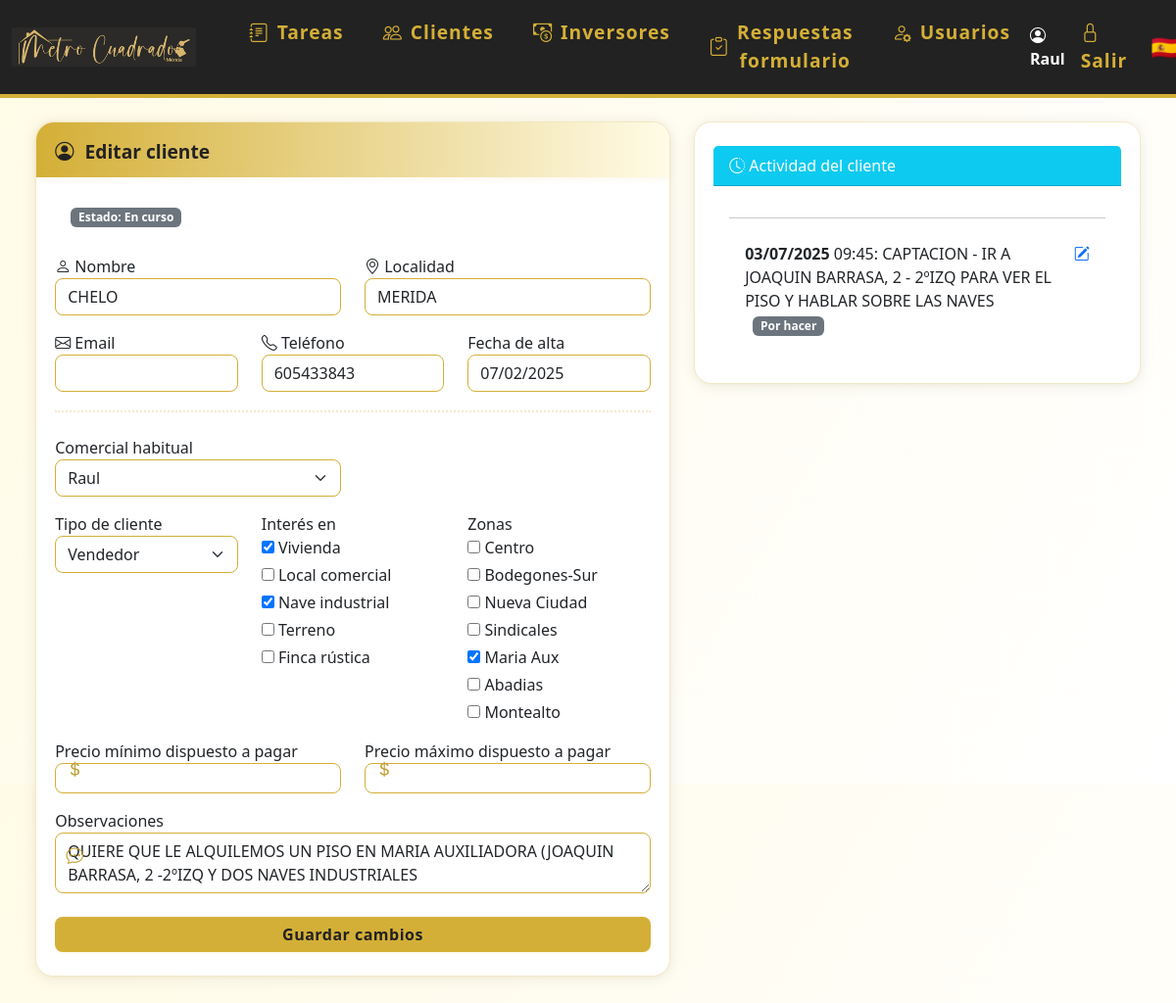
Page /editar_cliente/9 (signed in) on the earlier database version.
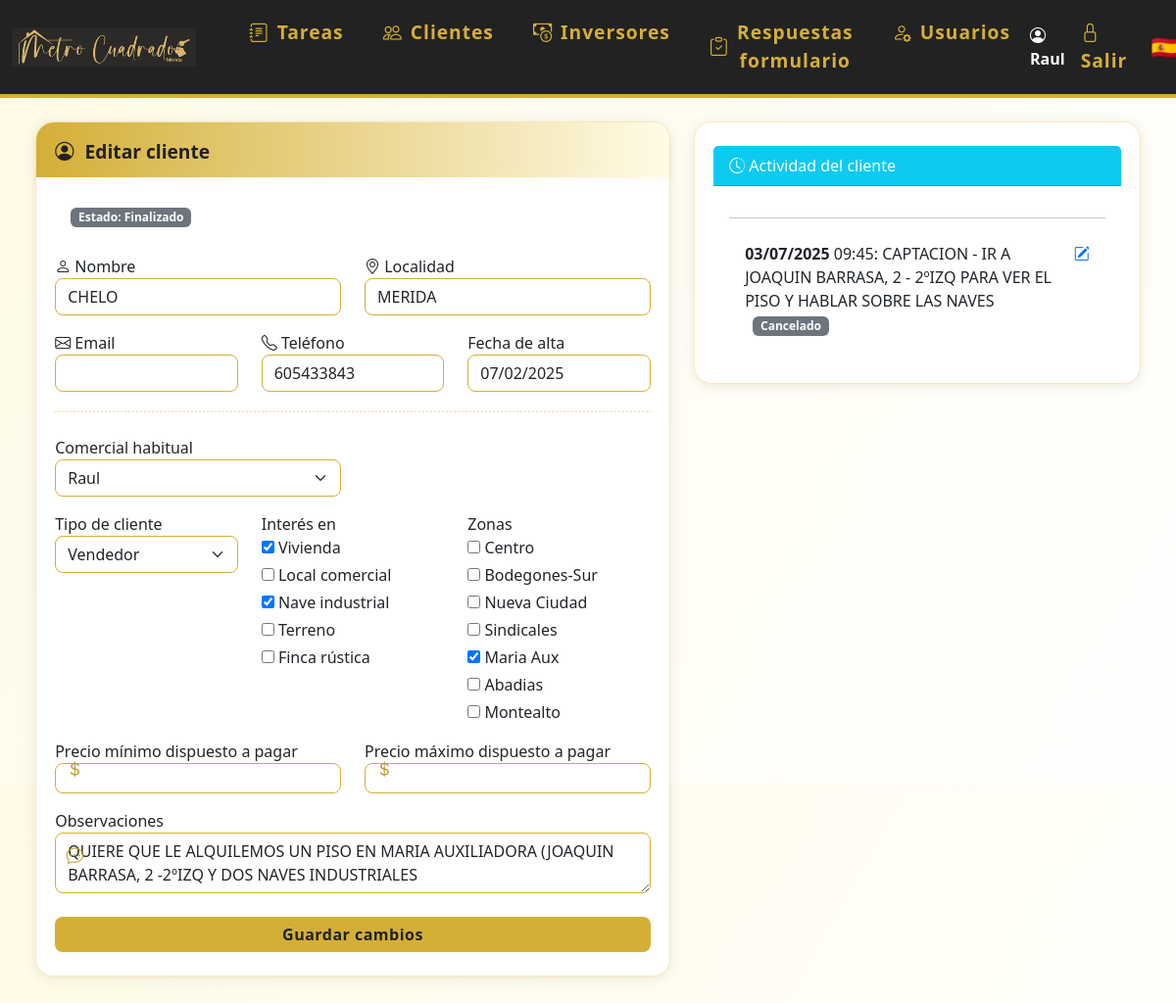
Same page on the later database version.
### models.py (models this page shows)
class Usuario(UserMixin, db.Model):
    id = db.Column(db.Integer, primary_key=True)
    nombre = db.Column(db.String(80), unique=True, nullable=False)
    password = db.Column(db.String(200), nullable=False)
    es_admin = db.Column(db.Boolean, default=False)
    color = db.Column(db.String(7), nullable=True, default='#3788d8') # Color en formato hex, e.g., #RRGGBB
    email = db.Column(db.String(120), unique=True, nullable=True)
    telefono = db.Column(db.String(20), unique=True, nullable=True)
    activo = db.Column(db.Boolean, default=True)  # Nuevo campo para desactivar usuario
    eventos = db.relationship('Evento', backref='usuario', lazy=True)
    tareas = db.relationship('Tarea', back_populates='usuario')

class Cliente(db.Model):
    id = db.Column(db.Integer, primary_key=True)
    nombre = db.Column(db.String(120), nullable=False)
    email = db.Column(db.String(120), unique=True, nullable=True)
    telefono = db.Column(db.String(20), unique=True)
    estado = db.Column(db.String(20), nullable=False, default='en_curso') # en_curso, ha_comprado, cancelado
    localidad = db.Column(db.String(120), nullable=True)
    observaciones = db.Column(db.Text, nullable=True)
    tipo_cliente = db.Column(db.String(50), nullable=True)
    interes = db.Column(db.Text, nullable=True)
    zonas = db.Column(db.Text, nullable=True)
    precio_min = db.Column(db.Integer, nullable=True)
    precio_max = db.Column(db.Integer, nullable=True)
    encuesta_enviada = db.Column(db.Boolean, default=False)
    comercial_id = db.Column(db.Integer, db.ForeignKey('usuario.id'), nullable=True)
    fecha_creacion = db.Column(db.DateTime, default=datetime.utcnow)
    activo = db.Column(db.Boolean, default=True)  # Nuevo campo para desactivar cliente
    eventos = db.relationship('Evento', backref='cliente', lazy=True)
    tareas = db.relationship('Tarea', back_populates='cliente')
    visto_por = db.Column(db.Integer, db.ForeignKey('cliente.id'), nullable=True)

class Tarea(db.Model):
    id = db.Column(db.Integer, primary_key=True)
    usuario_id = db.Column(db.Integer, db.ForeignKey('usuario.id'))
    cliente_id = db.Column(db.Integer, db.ForeignKey('cliente.id'))
    fecha = db.Column(db.Date, nullable=False)
    hora = db.Column(db.Time, nullable=True)
    comentario = db.Column(db.Text)
    resolucion = db.Column(db.Text)
    estado = db.Column(db.String(20), nullable=False, default='por_hacer')  # por_hacer, ha_comprado, ha_alquilado, cancelado
    cliente = db.relationship('Cliente', back_populates='tareas')
    usuario = db.relationship('Usuario', back_populates='tareas')

### app.py (the view, shortened to what this page needs)
@app.route('/editar_cliente/<int:cliente_id>', methods=['GET', 'POST'])
@login_required
def editar_cliente(cliente_id):
    cliente = Cliente.query.get_or_404(cliente_id)
    form = CrearClienteForm(obj=cliente)
    form.comercial_id.choices = [(0, 'Sin comercial')] + [(u.id, u.nombre) for u in Usuario.query.all()]
    if request.method == 'GET':
        form.comercial_id.data = cliente.comercial_id or 0
        form.interes.data = cliente.interes.split(',') if cliente.interes else []
        form.zonas.data = cliente.zonas.split(',') if cliente.zonas else []
    tareas_cliente = cliente.tareas if hasattr(cliente, 'tareas') else []
    return render_template('editar_cliente.html', form=form, cliente=cliente, tareas_cliente=tareas_cliente)

### app.py (called while the page is built)
@login_manager.user_loader
def load_user(user_id):
    return Usuario.query.get(int(user_id))

### templates/editar_cliente.html (shortened to what this page needs)
{% extends 'base.html' %}
{% block content %}
<div class="container" style="max-width:1200px;">
  <div class="row">
    <div class="col-md-7">
      <div class="card mb-3">
        <div class="card-header-gradient">
          <span class="icon"><i class="bi bi-person-circle"></i></span> Editar cliente
        </div>
        <div class="mb-2" style="padding: 0.5rem 1rem 0 1rem;">
          <span class="badge bg-secondary">Estado: {{ cliente.estado.replace('_', ' ').capitalize() }}</span>
        </div>
        <form method="POST" style="padding:1.2rem 0 0 0;">
            <div class="row mb-3">
              <div class="col-6">
                <span class="icon"><i class="bi bi-person"></i></span>
                <label for="nombre">{{ form.nombre.label.text }}</label>
                {{ form.nombre(class_='form-control' + (' is-invalid' if form.nombre.errors else ''), autocomplete='name', id='nombre') }}
              </div>
              <div class="col-6">
                <span class="icon"><i class="bi bi-geo-alt"></i></span>
                <label for="localidad">{{ form.localidad.label.text }}</label>
                {{ form.localidad(class_='form-control' + (' is-invalid' if form.localidad.errors else ''), autocomplete='address-level2', id='localidad') }}
              </div>
            </div>
            <div class="row mb-3">
              <div class="col-4">
                <span class="icon"><i class="bi bi-envelope"></i></span>
                <label for="email">{{ form.email.label.text }}</label>
                {{ form.email(class_='form-control' + (' is-invalid' if form.email.errors else ''), autocomplete='email', id='email') }}
              </div>
              <div class="col-4">
                <span class="icon"><i class="bi bi-telephone"></i></span>
                <label for="telefono">{{ form.telefono.label.text }}</label>
                {{ form.telefono(class_='form-control' + (' is-invalid' if form.telefono.errors else ''), autocomplete='tel', id='telefono') }}
              </div>
              <div class="col-4">
                <label for="fecha_creacion">{{ form.fecha_creacion.label.text }}</label>
                {{ form.fecha_creacion(class_='form-control', readonly=true, autocomplete='off', id='fecha_creacion') }}
              </div>
            </div>
            <hr class="decor-sep">
            <div class="row mb-3">
              <div class="col-6">
                {{ form.comercial_id.label }}
                {{ form.comercial_id(class_='form-select') }}
              </div>
            </div>
            <div class="row mb-3">
              <div class="col-md-4">
                {{ form.tipo_cliente.label }}
                {{ form.tipo_cliente(class_='form-select') }}
              </div>
              <div class="col-md-4">
                {{ form.interes.label }}<br>
                <div style="display:flex;flex-direction:column;gap:4px;">
                  {% for subfield in form.interes %}
                    <label style="font-weight:normal;">
                      {{ subfield() }} {{ subfield.label.text }}
                    </label>
                  {% endfor %}
                </div>
              </div>
              <div class="col-md-4">
                {{ form.zonas.label }}<br>
                <div style="display:flex;flex-direction:column;gap:4px;">
                  {% for subfield in form.zonas %}
                    <label style="font-weight:normal;">
                      {{ subfield() }} {{ subfield.label.text }}
                    </label>
                  {% endfor %}
                </div>
              </div>
            </div>
            <div class="row mb-3">
              <div class="col-6">
                <div class="input-icon">
                  <span class="icon"></span>
                  {{ form.precio_min.label }}
                  {{ form.precio_min(class_='form-control form-control-sm', step='1', value=form.precio_min.data if form.precio_min.data is not none else '') }}
                </div>
              </div>
              <div class="col-6">
                <div class="input-icon">
                  <span class="icon"></span>
                  {{ form.precio_max.label }}
                  {{ form.precio_max(class_='form-control form-control-sm', step='1', value=form.precio_max.data if form.precio_max.data is not none else '') }}
                </div>
              </div>
            </div>
            <div class="input-icon mb-3">
                <span class="icon"></span>
                {{ form.observaciones.label }}
                {{ form.observaciones(class_='form-control') }}
            </div>
            <button type="submit" class="btn btn-success w-100 mt-2">Guardar cambios</button>
        </form>
      </div>
    </div>
    <div class="col-md-5">
      <div class="card">
        <div class="card-header bg-info text-white">
          <i class="bi bi-clock-history"></i> Actividad del cliente
        </div>
        <div class="card-body" style="max-height:250px;overflow:auto;">
          <hr>
          {% if tareas_cliente and tareas_cliente|length > 0 %}
            <ul class="list-group list-group-flush">
              {% for tarea in tareas_cliente %}
                <li class="list-group-item d-flex justify-content-between align-items-start">
                  <div>
                    <strong>{{ tarea.fecha.strftime('%d/%m/%Y') }}</strong>
                    {% if tarea.hora %} {{ tarea.hora.strftime('%H:%M') }}{% endif %}:
                    {{ tarea.comentario }}
                    <span class="badge bg-secondary ms-2">{{ tarea.estado.replace('_', ' ').capitalize() }}</span>
                  </div>
                  <a href="{{ url_for('editar_tarea', tarea_id=tarea.id) }}" class="ms-2" title="Editar tarea"><i class="bi bi-pencil-square"></i></a>
                </li>
              {% endfor %}
            </ul>
          {% else %}
            <div class="text-muted">No hay tareas registradas para este cliente.</div>
          {% endif %}
        </div>
      </div>
    </div>
  </div>
</div>
{% endblock %}

### templates/base.html (shortened to what this page needs)
<!DOCTYPE html>
<html lang="es">
<head>
    <link rel="stylesheet" href="https://cdn.jsdelivr.net/npm/bootstrap@5.3.0/dist/css/bootstrap.min.css">
    <link rel="stylesheet" href="{{ url_for('static', filename='estilos.css') }}">
    <link rel="stylesheet" href="https://cdn.jsdelivr.net/npm/bootstrap-icons@1.10.5/font/bootstrap-icons.css">
</head>
<body class="d-flex flex-column vh-100">
{% if request.path != '/login' %}
<nav class="navbar navbar-expand-lg mb-4">
  <div class="container-fluid">
    <a class="navbar-brand d-flex align-items-center" href="/">
      <img src="{{ url_for('static', filename='logoraul.png') }}" alt="Logo" style="height:70px;margin-right:18px;">
    </a>
    <div class="collapse navbar-collapse" id="navbarNav">
      <ul class="navbar-nav me-auto mb-2 mb-lg-0">
        <li class="nav-item mx-1">
          <a class="nav-link btn btn-outline-success rounded-pill px-3 d-flex align-items-center gap-2" href="/">
            <i class="bi bi-journal-text"></i> Tareas
          </a>
        </li>
        <li class="nav-item mx-1">
          <a class="nav-link btn btn-outline-primary rounded-pill px-3 d-flex align-items-center gap-2" href="/clientes">
            <i class="bi bi-people"></i> Clientes
          </a>
        </li>
        <li class="nav-item mx-1">
          <a class="nav-link btn btn-outline-danger rounded-pill px-3 d-flex align-items-center gap-2" href="/inversores">
            <i class="bi bi-cash-coin"></i> Inversores
          </a>
        </li>
        {% if current_user.is_authenticated %}
        <li class="nav-item mx-1">
          <a class="nav-link btn btn-outline-secondary rounded-pill px-3 d-flex align-items-center gap-2" href="/respuestas_formulario">
            <i class="bi bi-clipboard-check"></i> Respuestas formulario
          </a>
        </li>
        {% endif %}
        {% if current_user.is_authenticated and current_user.es_admin %}
        <li class="nav-item mx-1">
          <a class="nav-link btn btn-outline-dark rounded-pill px-3 d-flex align-items-center gap-2" href="/usuarios">
            <i class="bi bi-person-gear"></i> Usuarios
          </a>
        </li>
        {% endif %}
      </ul>
      <ul class="navbar-nav align-items-center">
        {% if current_user.is_authenticated %}
        <li class="nav-item me-2">
          <span class="navbar-text fw-bold text-white"><i class="bi bi-person-circle"></i> {{ current_user.nombre }}</span>
        </li>
        <li class="nav-item"><a class="nav-link" href="/logout" title="Salir"><span class="bi bi-lock"></span> Salir</a></li>
        {% else %}
        <li class="nav-item"><a class="nav-link" href="/login" title="Entrar"><span class="bi bi-lock"></span> Entrar</a></li>
        {% endif %}
        <li class="nav-item ms-3"><span class="fs-4">🇪🇸</span></li>
      </ul>
    </div>
  </div>
</nav>
{% endif %}
<div class="container-fluid flex-grow-1 d-flex flex-column px-4">
    {% block content %}{% endblock %}
</div>
</body>
</html>

### static/estilos.css (style rules this page uses)
body { background: linear-gradient(120deg, #fffbe6 0%, #fff 100%); font-family: 'Segoe UI', 'Arial', sans-serif; color: #222; }
.navbar { background: #222 !important; border-bottom: 4px solid #d4af37; }
.navbar-brand, .navbar-nav .nav-link { color: #d4af37 !important; font-weight: 600; font-size: 1.2rem; letter-spacing: 1px; }
.navbar-brand img { height: 40px; margin-right: 10px; }
.btn-primary, .btn-success { background: #d4af37; border: none; color: #222; font-weight: 600; border-radius: 8px; box-shadow: 0 1px 4px rgba(212,175,55,0.10), 0 0 0 0 #d4af37; letter-spacing: 0.5px; transition: background 0.2s, color 0.2s, box-shadow 0.2s; }
.card { background: #fff; border-radius: 18px; box-shadow: 0 2px 16px rgba(34,34,34,0.08), 0 1.5px 4px rgba(212,175,55,0.08); padding: 1.5rem 1.2rem; margin-bottom: 1.5rem; border: 1px solid #f3e9c7; transition: box-shadow 0.25s, transform 0.18s; }
.container { padding-bottom: 2.5rem; }
.form-control, .form-select { border-radius: 8px; border: 1.5px solid #d4af37; box-shadow: none; transition: border 0.2s, box-shadow 0.2s; }
.card-header-gradient { background: linear-gradient(90deg, #d4af37 0%, #fffbe6 100%); border-top-left-radius: 18px; border-top-right-radius: 18px; padding: 1rem 1.2rem 0.7rem 1.2rem; margin: -1.5rem -1.2rem 1.2rem -1.2rem; color: #222; font-weight: 700; font-size: 1.2rem; display: flex; align-items: center; gap: 0.7rem; box-shadow: 0 2px 8px rgba(212,175,55,0.10); }
.input-icon { position: relative; }
.input-icon input, .input-icon select { padding-left: 2.2rem !important; }
.input-icon .icon { position: absolute; left: 0.7rem; top: 55%; transform: translateY(-50%); color: #bfa134; font-size: 1.1em; pointer-events: none; }
.decor-sep { border: none; border-top: 2px dotted #d4af37; margin: 1.2rem 0 1.5rem 0; }

Differences in the rows shown:
changed Cliente "CHELO": estado.replace "En curso" → "Finalizado"
changed Tarea: estado.replace "Por hacer" → "Cancelado"
